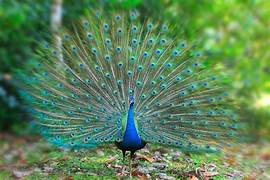
#> input picture data/peacock.jpeg, 270 x 180 px, found by its file name
$ python 1.py   (older library calls are emulated)
#> lines starting #> are read from the running program, lines starting #| are printed output that depends on the picture
# Exno.1 – Implementation of Various Filter Techniques
import cv2
import numpy as np
import matplotlib.pyplot as plt

# Read and prepare image
img_bgr = cv2.imread(r"data\peacock.jpeg")
#> img_bgr is the input picture: shape (180, 270, 3); mean B, G, R 89, 130.5, 91.9
img_rgb = cv2.cvtColor(img_bgr, cv2.COLOR_BGR2RGB)
img_gray = cv2.cvtColor(img_bgr, cv2.COLOR_BGR2GRAY)
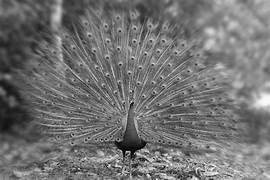
#> img_gray: shape (180, 270); min 0, max 253, mean 114.2

# Kernel setup
kernel_size = 7
morph_kernel = np.ones((5, 5), np.uint8)

# Apply filters
avg_blur = cv2.blur(img_rgb, (kernel_size, kernel_size))
gaussian_blur = cv2.GaussianBlur(img_rgb, (kernel_size, kernel_size), 0)
median_blur = cv2.medianBlur(img_rgb, kernel_size)
bilateral_filter = cv2.bilateralFilter(img_rgb, d=9, sigmaColor=75, sigmaSpace=75)

sobel_x = cv2.Sobel(img_gray, cv2.CV_64F, 1, 0)
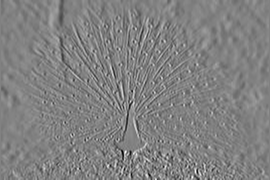
#> sobel_x: shape (180, 270) float64; min -640, max 625, mean 2.3; drawn with min black and max white
sobel_y = cv2.Sobel(img_gray, cv2.CV_64F, 0, 1)
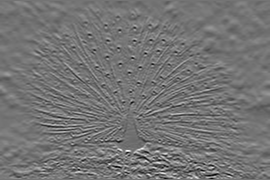
#> sobel_y: shape (180, 270) float64; min -634, max 752, mean 1.1; drawn with min black and max white
sobel_edges = np.sqrt(sobel_x**2 + sobel_y**2)
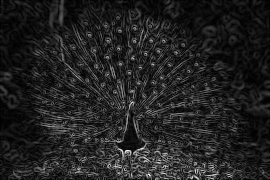
#> sobel_edges: shape (180, 270) float64; min 0, max 755.3, mean 100.2; drawn with min black and max white


canny_edges = cv2.Canny(img_gray, 100, 200)
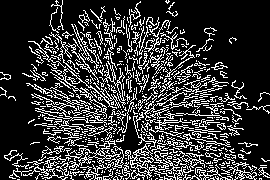
#> canny_edges: shape (180, 270); 21.3% white in thin lines or dots
dilated_img = cv2.dilate(img_gray, morph_kernel, iterations=1)
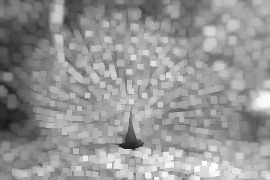
#> dilated_img: shape (180, 270); min 25, max 253, mean 149.4
eroded_img = cv2.erode(img_gray, morph_kernel, iterations=1)
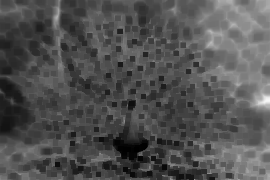
#> eroded_img: shape (180, 270); min 0, max 248, mean 81.5

# Display results
titles = [
    'Original', 'Averaging', 'Gaussian', 'Median',
    'Bilateral', 'Sobel', 'Canny', 'Dilation', 'Erosion'
]
images = [
    img_rgb, avg_blur, gaussian_blur, median_blur,
    bilateral_filter, sobel_edges, canny_edges, dilated_img, eroded_img
]

plt.figure(figsize=(15, 10))
for i in range(9):
    plt.subplot(3, 3, i + 1)
    plt.imshow(images[i], cmap='gray' if len(images[i].shape) == 2 else None)
    plt.title(titles[i])
    plt.axis('off')
plt.tight_layout()
plt.show()

$ run again, with data/car.jpeg copied over data/peacock.jpeg
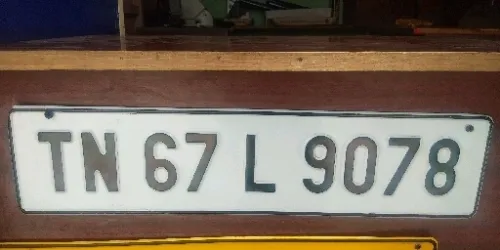
#> input picture data/car.jpeg, 500 x 250 px, found by its file name
#> img_bgr is the input picture: shape (250, 500, 3); mean B, G, R 96.7, 109.6, 123
#> `canny_edges = cv2.Canny(img_gray, 100, 200)`:
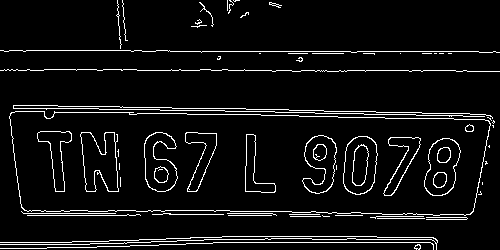
#> canny_edges: shape (250, 500); 6.2% white in thin lines or dots
#> `eroded_img = cv2.erode(img_gray, morph_kernel, iterations=1)`:
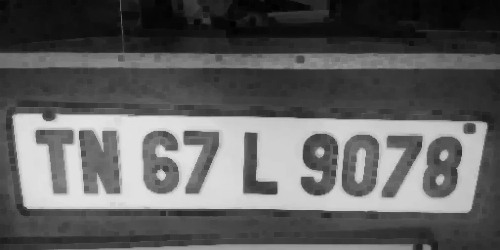
#> eroded_img: shape (250, 500); min 1, max 228, mean 96
